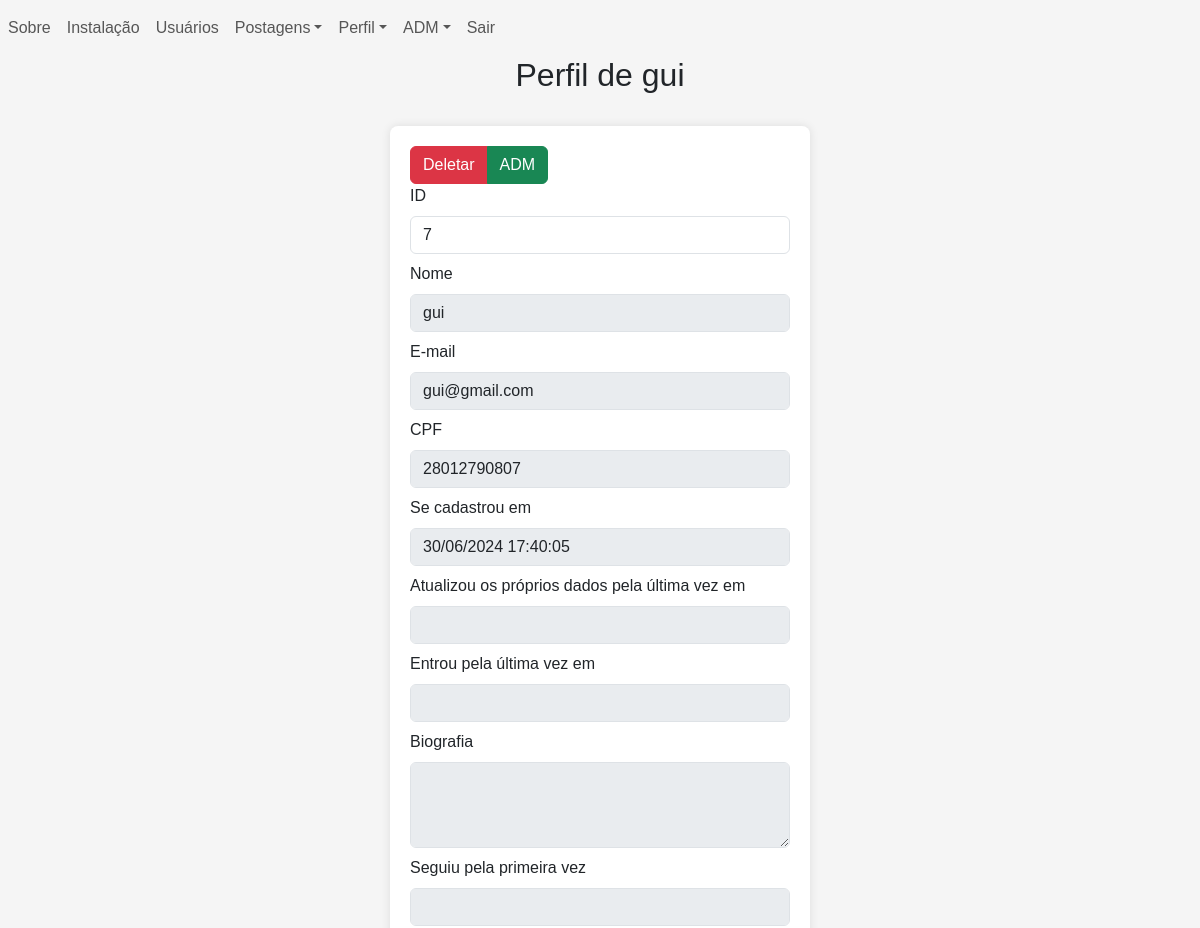
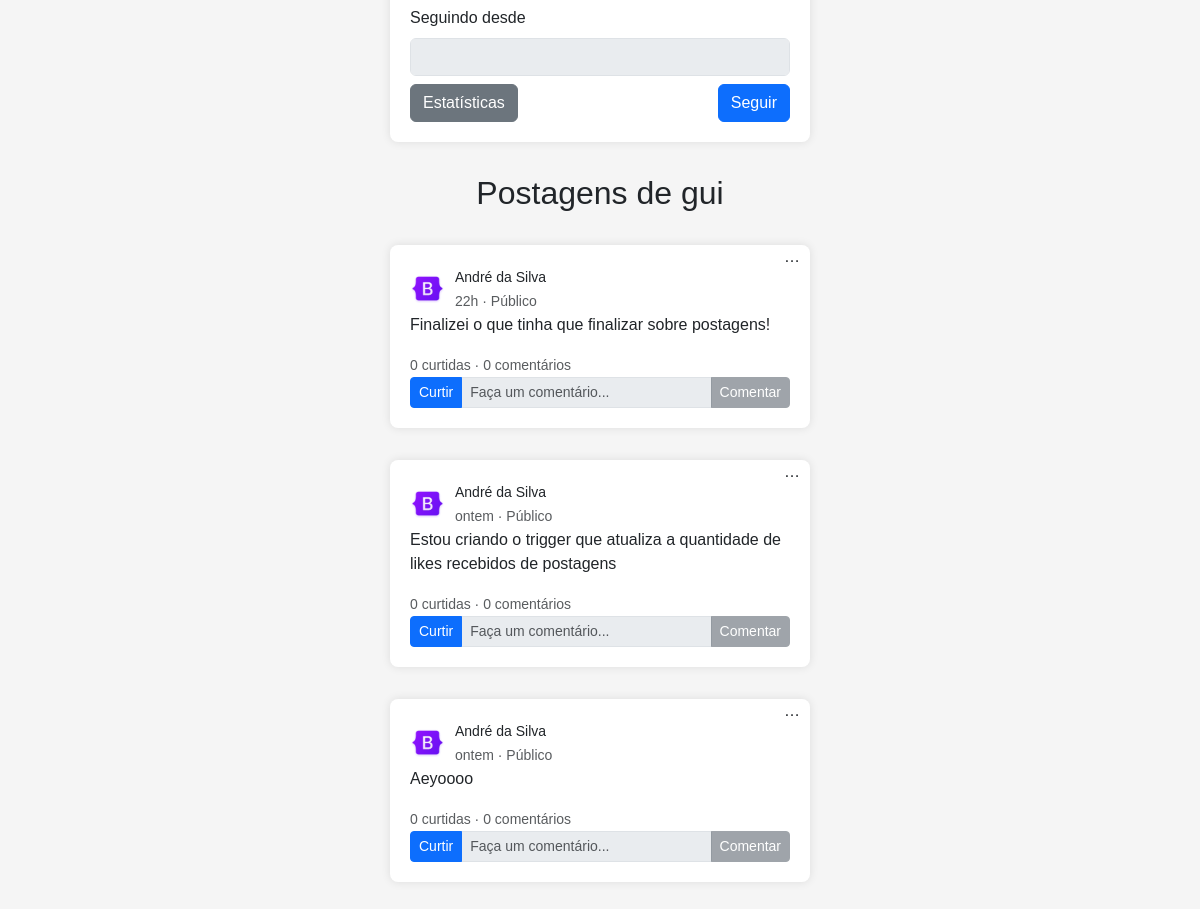
The app's page /users/profile.php?id=7 (signed in) with its own data (2 pictures, top to bottom).
### tables this page shows
CREATE TABLE users (
    id INTEGER PRIMARY KEY AUTOINCREMENT,
    username VARCHAR(255) NOT NULL,
    email VARCHAR(255) NOT NULL UNIQUE,
    cpf VARCHAR(11) NOT NULL UNIQUE,
    created_at DATETIME DEFAULT CURRENT_TIMESTAMP,
    updated_at DATETIME
, pass VARCHAR(255) NOT NULL, bio VARCHAR(100), logged_at TIMESTAMP, adm boolean DEFAULT false);

CREATE TABLE posts (
    id INTEGER PRIMARY KEY AUTOINCREMENT,
    id_user INTEGER NOT NULL,
    text VARCHAR(100) NOT NULL,
    image_src VARCHAR(100),
    created_at TIMESTAMP DEFAULT CURRENT_TIMESTAMP,
    updated_at TIMESTAMP,
    total_comments INTEGER DEFAULT 0,
    total_likes INTEGER DEFAULT 0,
    FOREIGN KEY (id_user) REFERENCES users(id)
);

### src/back/config.php (called while the page is built, shortened)
<?php
    function get_posts(array $array = [], $single = false){
        $db = db_conn();
        $se_SQL = "SELECT * FROM post";
        if (!empty($array)) {
            $se_SQL .= " WHERE ";
            $conditions = [];
            foreach ($array as $col => $values) {
                $value_parts = explode(',',$values);
                foreach ($value_parts as $value) {
                    $marks[] = "$col LIKE ?";
                }
                $conditions[] = implode(" OR ",$marks);
            }
            $se_SQL .= implode(" AND ",$conditions);
        }
        $se_query = $db->prepare($se_SQL);
        if (!empty($array)) {
            $i = 1;
            foreach ($array as $col => $value) {
                foreach ($value_parts as $value) {
                    $se_query->bindValue($i,"%".trim(ucfirst($value))."%",SQLITE3_TEXT);
                    $i++;
                }
            }
        }
        $se_result = $se_query->execute();
        $posts = [];
        while ($row = $se_result->fetchArray(SQLITE3_ASSOC)) {
            $row['options'] = [
                ['text' => 'Visualizar','path' => POSTS_LINK.'crud/view_post.php']
            ];
            if (logged()) {
                if ($row['id_user'] == $_SESSION['user']['id']) {
                    $row['options'][] = ['text' => 'Editar','path' => POSTS_LINK.'crud/edit_post.php'];
                    $row['options'][] = ['text' => 'Deletar','path' => POSTS_LINK.'crud/delete_post.php'];
                }
                if ($db->querySingle("SELECT created_at FROM post_likes WHERE id_user = ".$_SESSION['user']['id']." AND id_post = ".$row['id']) == null) {
                    $row['liked'] = false;
                }else{
                    $row['liked'] = true;
                }
            }else{
                $row['liked'] = false;
            }
            $row['posted_at'] = time_ago($row['created_at']);
            $posts[] = $row;
        }
        return $single ? $posts[0] : $posts;
    }
    function time_ago($datetime) {
        $now = new DateTime('now', new DateTimeZone('America/Sao_Paulo'));
        $post_time = new DateTime($datetime, new DateTimeZone('UTC'));
        $post_time->setTimezone(new DateTimeZone('America/Sao_Paulo'));
        $interval = $now->diff($post_time);
        $hours = $interval->h;
        $days = $interval->d;
        $weeks = floor($interval->days / 7);
        $months = $interval->m + ($interval->y * 12);
        $years = $interval->y;
        if ($days > 0) {
            return $days == 1 ? "ontem" : "$days dias";
        }
        if ($hours > 0) {
            return $hours."h";
        }
        return "Agora";
    }
    function format_date($date_string){
        return $date_string != null ? date('d/m/Y H:i:s',strtotime($date_string)) : "";
    }
    function logged(){
        return isset($_SESSION['user']);
    }
    function db_conn(){
        $db = new SQLite3(SRC_URL.'back/database.sqlite',SQLITE3_OPEN_READWRITE);
        return $db;
    }
    function get_users(array $array = [], $single = false){
        $db = db_conn();
        $se_SQL = "SELECT * FROM users";
        if (!empty($array)) {
            $se_SQL .= " WHERE ";
            $conditions = [];
            foreach ($array as $col => $values) {
                if (!empty($values)) {
                    $value_parts = explode(',',$values);
                    foreach ($value_parts as $value) {
                        $marks[] = str_contains($col,"id") ? "$col = ?" : "$col LIKE ?";
                    }
                    $conditions[] = implode(" OR ",$marks);
                }
            }
            $se_SQL .= implode(" AND ",$conditions);
        }
        $se_query = $db->prepare($se_SQL);
        if (!empty($array)) {
            $i = 1;
            foreach ($array as $col => $value) {
                if (!empty($value)) {
                    foreach ($value_parts as $value) {
                        if (str_contains($col,"id")) {
                            $se_query->bindValue($i,trim($value),SQLITE3_INTEGER);
                        }else{
                            $se_query->bindValue($i,"%".trim(ucfirst($value))."%",SQLITE3_TEXT);
                        }
                        $i++;
                    }
                }
            }
        }
        $se_result = $se_query->execute();
        $users = [];
        while ($row = $se_result->fetchArray(SQLITE3_ASSOC)) {
            if (logged()) {
                $users_follow = $db->querySingle("SELECT * FROM users_follow WHERE id_user_follower = ".$_SESSION['user']['id']." AND id_user_followed = ".$row['id'], true);
                if (!empty($users_follow) && $users_follow['active'] == 1) {
                    $row['following'] = true;
                    $row['followed_first_at'] = format_date($users_follow['created_at']);
                    $row['following_since'] = $users_follow['updated_at'] == null ? format_date($users_follow['created_at']) : format_date($users_follow['updated_at']);
                }else{
                    $row['following'] = false;
                    $row['followed_first_at'] = "";
                    $row['following_since'] = "";
                }
            }else{
                $row['following'] = false;
                $row['followed_first_at'] = "";
                $row['following_since'] = "";
            }
            $users[] = $row;
        }
        return $single ? $users[0] : $users;
    }
?>

### users/profile.php (the view, shortened to what this page needs)
<?php
    require "../src/back/config.php";
    if (isset($_GET['id']) && is_numeric($_GET['id']) && $_GET['id'] > 0) {
        $id = $_GET['id'];
        $self = logged() && $_SESSION['user']['id'] == $id ? true : false;
    }else{
        checkAuth(true);
        $id = $_SESSION['user']['id'];
        $self = true;
    }
    $profile = get_users(['id' => $id],true);
    if ($self) {
        $button_tag = "a";
        $button_text = "Editar";
        $button_class = "btn btn-secondary";
        $link = USERS_LINK."crud/my_data.php";
        $button_attributes = "href = '$link'";
    }else{
        $button_tag = "button";
        $button_attributes = "type = 'submit'";
        if ($profile['following']) {
            $button_text = "Seguindo";
            $button_class = "btn btn-success";
        }else{
            $button_text = "Seguir";
            $button_class = "btn btn-primary";
        }
    }
    $cols = ['id_user' => $profile['id']];
    $posts = get_posts($cols);
?>
<!DOCTYPE html>
<html lang="en">
    <head>
        <?php require SRC_URL."front/head.php" ?>
    </head>
    <body>
        <?php require SRC_URL."front/navbar.php" ?>
        <div class = "text-center">
            <h2>
                <?php
                    if ($self) {
                        echo "Meu Perfil";
                    }else{
                        echo "Perfil de ".explode(" ",$profile['username'])[0];
                    }
                ?>
            </h2>
        </div>
        <form class = "container form-container" action="follow_user.php?redirect_url=<?php echo $_SERVER['REQUEST_URI'] ?>" method="POST" autocomplete = 'off'  >
            <?php
                if (logged() && $_SESSION['user']['adm'] && $self == false) {
                    echo "<div class = 'input-group'>";
                    echo set_link_button('Deletar',USERS_LINK.'crud/delete_user.php?id='.$profile['id'],'btn btn-danger');
                    echo set_link_button('ADM',ADM_LINK.'toggle_adm.php?id='.$profile['id'],$profile['adm'] ? 'btn btn-success' : 'btn btn-primary');
                    echo "</div>";
                }else{
                }
                echo set_form_input('ID','id',$profile['id'],['readonly' => true]);
                echo set_form_input('Nome','username',$profile['username'],['disabled' => true]);
                echo set_form_input('E-mail','email',$profile['email'],['disabled' => true]);
                echo set_form_input('CPF','cpf',$profile['cpf'],['disabled' => true]);
                echo set_form_input('Se cadastrou em','created_at',format_date($profile['created_at']),['disabled' => true]);
                echo set_form_input('Atualizou os próprios dados pela última vez em','updated_at',format_date($profile['updated_at']),['disabled' => true]);
                echo set_form_input('Entrou pela última vez em','logged_at',format_date($profile['logged_at']),['disabled' => true]);
                echo set_form_textarea('Biografia','bio',$profile['bio'],['disabled' => true]);
                echo set_form_input('Seguiu pela primeira vez','followed_first_at',$profile['followed_first_at'],['disabled' => true]);
                echo set_form_input('Seguindo desde','following_since',$profile['following_since'],['disabled' => true]);
            ?>
            <div class = "row" >
                <div class = "col-lg-6 col-md-6 col-sm-12" style = "text-align: left">
                    <a class = "btn btn-secondary" href = "users_statistics.php?id=<?php echo $profile['id'] ?>" >Estatísticas</a>
                </div>
                <div class = "col-lg-6 col-md-6 col-sm-12" style = "text-align: right">
                    <?php echo set_button($button_tag,$button_text,$button_class,$button_attributes) ?>
                </div>
            </div>
        </form>
        <section>
            <div class = 'text-center' style = "display: <?php echo empty($posts) ? 'none' : 'block' ?>">
                <h2>
                    <?php
                        if ($self) {
                            echo "Minhas postagens";
                        }else{
                            echo "Postagens de ".explode(" ",$profile['username'])[0];
                        }
                    ?>
                </h2>
            </div>
            <?php
                if (!empty($posts)) {
                    foreach ($posts as $post) {
                        echo set_post_form($post);
                    }
                }
            ?>
        </section>
    </body>
</html>

### src/front/navbar.php (shortened to what this page needs)
<navbar class = "navbar navbar-expand-lg">
    <ul class="navbar-nav mr-auto">
        <?php
          set_nav_link(MAIN_LINK."index.php","Sobre");
          set_nav_dropdown("Postagens", POSTS_LINK."posts.php",[
            ["path" => POSTS_LINK."crud/post.php", "text" => "Novo"],
            ["path" => POSTS_LINK."posts_table.php", "text" => "Tabela"]
          ]);
          if(logged()){
            if ($_SESSION['user']['adm']) {
              set_nav_dropdown("ADM", ADM_LINK."schema.php",[
                ["path" => BASE_LINK."tests.php", "text" => "Testes"]
              ]);
            }
          }else{
            set_nav_link(USERS_LINK."auth/login.php","Entrar");
            set_nav_link(USERS_LINK."crud/signin.php","Registrar");
          }
        ?>
    </ul>
</navbar>
<?php
  function set_nav_link($path,$text){
    echo "<li class='nav-item'><a href = '$path' class = 'nav-link'>$text</a></li>";
  }
  function set_nav_dropdown($text, $href, $items) {
    echo "<li class='nav-item dropdown'>";
    echo "<a class='nav-link dropdown-toggle' href='$href' id='navbarDropdown' role='button' data-toggle='dropdown' aria-haspopup='true' aria-expanded='false'>$text</a>";
    echo "</li>";
  }
  function set_post_options_dropdown($postId, $options) {
    if (!empty($options)) {
      $element = "<div class='dropdown post-options'>";
      $element .= "<span class=' dropdown-toggle' id='postOptionsDropdown$postId' data-toggle='dropdown' aria-haspopup='true' aria-expanded='false'>&#x2026;</span>";
      $element .= "<div class='dropdown-menu' aria-labelledby='postOptionsDropdown$postId'>";
      foreach ($options as $option) {
        $element .= "<a class='dropdown-item' href='{$option['path']}?id=$postId'>{$option['text']}</a>";
      }
      $element .= "</div>";
      $element .= "</div>";
    }else{
      $element = "";
    }
    return $element;
  }
  function set_button($tag,$text,$class,$attributes) {
    return "<$tag $attributes class = '$class' >$text</$tag>";
  }
  function set_link_button($text,$href,$class){
    return "<a href = '$href' class = '$class'>$text</a>";
  }
  function set_form_input($label,$column,$value,$options = []){
    $input = "<div class = 'form-group'>";
    $input .= "<label for = '$column-input' class = 'form-label'>$label</label>";
    $input .= "<input type = 'text' id = '$column-input' name = '$column' class = 'form-control' value = '$value' ";
    $input .= isset($options['readonly']) ? " readonly " : "";
    $input .= isset($options['disabled']) ? " disabled " : "";
    $input .= isset($options['required']) ? " required " : "";
    $input .= ">";
    $input .= "</div>";
    return $input;
  }
  function set_form_textarea($label,$column,$value,$options = []){
    $textarea = "<div class = 'form-group'>";
    $textarea .= "<label for = '$column-input' class = 'form-label'>$label</label>";
    $textarea .= "<textarea id = '$column-input' name = '$column' class = 'form-control' cols = '10' rows = '3'";
    $textarea .= isset($options['disabled']) ? " disabled " : "";
    $textarea .= ">";
    $textarea .= $value;
    $textarea .= "</textarea>";
    $textarea .= "</div>";
    return $textarea;
  }
  function set_post_form ($post = []){
    $form = "<form class = 'container form-container' action = 'comment.php' method = 'POST' autocomplete = 'off' id = 'post-".$post['id']."' >";
    $id_input = "<input type = 'hidden' name = 'id' value = '".$post['id']."' >";
    $user_info = "<div class = 'user-info'>";
    $user_info .= "<img src = '".MEDIA_LINK."bootstrap.png' alt = ''>";
    $user_info .= "<div>";
    $user_info .= "<small class = 'text-bold'>".$post['username']."</small>";
    $user_info .= "<br>";
    $user_info .= "<small class = 'text-muted'>".$post['posted_at']." &middot; Público";
    $user_info .= is_null($post['updated_at']) ? "" : " &middot; Editado ".time_ago($post['updated_at']);
    $user_info .= "</small>";
    $user_info .= "</div>";
    $user_info .= "</div>";
    $options = set_post_options_dropdown($post['id'],$post['options']);
    $text = "<div class = 'text-justify'>";
    $text .= "<p>".$post['text']."</p>";
    $text .= "</div>";
    $statistics = "<div>";
    $statistics .= "<small class = 'text-muted' >".$post['total_likes']." curtidas &middot; ".$post['total_comments']." comentários</small>";
    $statistics .= "</div>";
    if ($post['liked']) {
      $like_button_class = "btn btn-success";
      $like_button_text = "Curtiu";
    }else{
      $like_button_class = "btn btn-primary";
      $like_button_text = "Curtir";
    }
    $buttons = "<div class = 'input-group input-group-sm'>";
    $buttons .= "<a class = '$like_button_class' href = '".POSTS_LINK."like_post.php?id_post=".$post['id']."&redirect_url=".$_SERVER['REQUEST_URI']."'>$like_button_text</a>";
    $buttons .= "<input type = 'text' class = 'form-control' placeholder = 'Faça um comentário...' disabled >";
    $buttons .= "<button type = 'submit' class = 'btn btn-secondary' disabled>Comentar</button>";
    $buttons .= "</div>";
    $form .= $id_input;
    $form .= $options;
    $form .= $user_info;
    $form .= $text;
    $form .= $statistics;
    $form .= $buttons;
    $form .= "</form>";
    return $form;
  }
?>

### records on screen
users: username "gui", id "7", email "gui@gmail.com", cpf "28012790807"
posts: id_user.username "André da Silva", posted_at "22h", text "Finalizei o que tinha que finalizar sobre postagens!", total_likes "0", total_comments "0", like_button_text "Curtir"
posts: id_user.username "André da Silva", posted_at "ontem", text "Estou criando o trigger que atualiza a quantidade de likes recebidos de postagens", total_likes "0", total_comments "0", like_button_text "Curtir"
posts: id_user.username "André da Silva", posted_at "ontem", text "Aeyoooo", total_likes "0", total_comments "0", like_button_text "Curtir"

### other values on screen
$text "Sobre Instalação Usuários Sair"
$text "Postagens Perfil ADM"
$text "Deletar ADM"
$label "ID Nome E-mail CPF Se cadastrou em Atualizou os próprios dados pela última vez em Entrou pela última vez em Seguiu pela primeira vez Seguindo desde"
$label "Biografia"
set_button($button_tag,$button_text,$button_class,$button_attributes) "Seguir"
